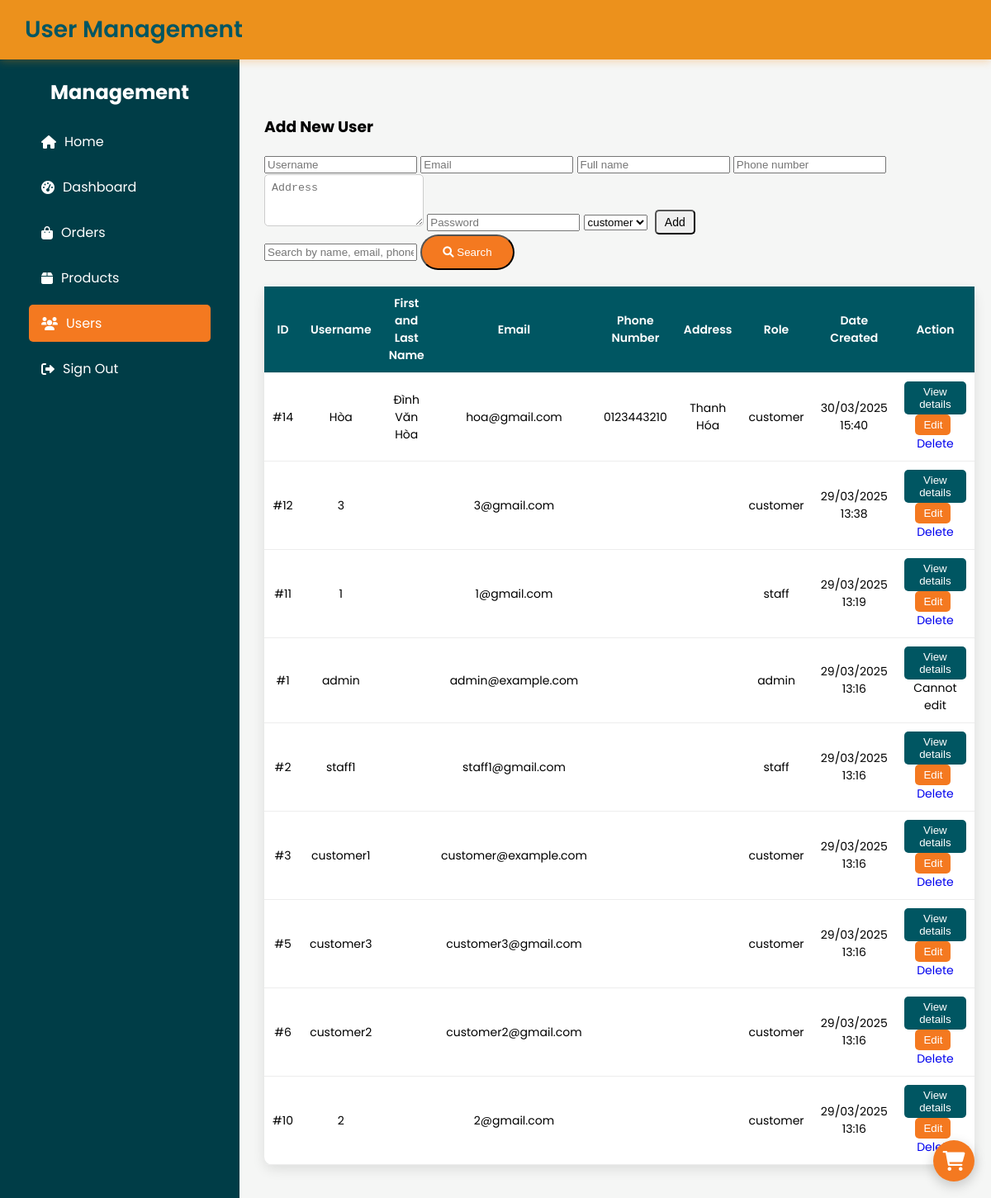
The page /admin/users.php (signed in) on the database its author committed.
### tables this page shows
CREATE TABLE `users` (
  `user_id` int(11) NOT NULL,
  `username` varchar(50) NOT NULL,
  `password` varchar(255) NOT NULL,
  `email` varchar(100) DEFAULT NULL,
  `full_name` varchar(100) DEFAULT NULL,
  `phone` varchar(20) DEFAULT NULL,
  `address` text DEFAULT NULL,
  `role_id` int(11) DEFAULT NULL,
  `created_at` timestamp NOT NULL DEFAULT current_timestamp()
);

CREATE TABLE `roles` (
  `role_id` int(11) NOT NULL,
  `role_name` varchar(50) NOT NULL
);

### admin/users.php (the view, shortened to what this page needs)
<?php
include '../includes/db_connect.php';
$search = $_GET['search'] ?? '';
$page = $_GET['page'] ?? 1;
$limit = 10;
$offset = ($page - 1) * $limit;
$where = '';
$query = "SELECT u.user_id, u.username, u.email, u.full_name, u.phone, u.address, u.role_id, r.role_name, u.created_at
          FROM users u
          LEFT JOIN roles r ON u.role_id = r.role_id
          $where
          ORDER BY u.created_at DESC
          LIMIT :limit OFFSET :offset";
$stmt = $conn->prepare($query);
$stmt->bindValue(':limit', $limit, PDO::PARAM_INT);
$stmt->bindValue(':offset', $offset, PDO::PARAM_INT);
$stmt->execute();
$users = $stmt->fetchAll(PDO::FETCH_ASSOC);
$stmt = $conn->prepare("SELECT role_id, role_name FROM roles WHERE role_id != 1");
$stmt->execute();
$roles = $stmt->fetchAll(PDO::FETCH_ASSOC);
?>
<!DOCTYPE html>
<html lang="vi">
<head>
    <link rel="stylesheet" href="../assets/css/all.css">
    <link rel="stylesheet" href="https://cdnjs.cloudflare.com/ajax/libs/font-awesome/6.0.0-beta3/css/all.min.css">
</head>
<body>
    <div class="admin-container">
        <aside class="sidebar">
        <h3>Management</h3>
            <nav>
            <a href="../index.php"><i class="fas fa-home"></i> Home</a>
            <a href="dashboard.php"><i class="fas fa-tachometer-alt"></i> Dashboard</a>
            <a href="orders.php"><i class="fas fa-shopping-bag"></i> Orders</a>
            <a href="products.php"><i class="fas fa-box"></i> Products</a>
            <a href="users.php" class="active"><i class="fas fa-users"></i> Users</a>
            <a href="../login.php?logout=1"><i class="fas fa-sign-out-alt"></i> Sign Out</a>
            </nav>
        </aside>
        <main class="admin-content">
            <header>
            <h1>User Management</h1>
            </header>
            <div class="add-user">
                    <h3>Add New User</h3>
                        <form method="POST" action="" class="user-form">
                        <input type="text" name="username" placeholder="Username" required>
                        <input type="email" name="email" placeholder="Email" required>
                        <input type="text" name="full_name" placeholder="Full name" required>
                        <input type="text" name="phone" placeholder="Phone number" required>
                        <textarea name="address" placeholder="Address" rows="3" required></textarea>
                        <input type="password" name="password" placeholder="Password" required>
                                            <select name="role_id">
                        <?php foreach ($roles as $role): ?>
                            <option value="<?php echo $role['role_id']; ?>" <?php echo $role['role_id'] == 2 ? 'selected' : ''; ?>>
                                <?php echo htmlspecialchars($role['role_name']); ?>
                            </option>
                        <?php endforeach; ?>
                    </select>
                    <button type="submit" name="add_user" class="btn-action">Add</button>
                </form>
            </div>
            <div class="search-bar">
                <form method="GET" action="">
                <input type="text" name="search" value="<?php echo htmlspecialchars($search); ?>" placeholder="Search by name, email, phone number...">
                <button type="submit" class="btn-primary"><i class="fas fa-search"></i> Search</button>
                </form>
            </div>
            <table class="admin-table">
                <thead>
                    <tr>
                    <th>ID</th>
                    <th>Username</th>
                    <th>First and Last Name</th>
                    <th>Email</th>
                    <th>Phone Number</th>
                    <th>Address</th>
                    <th>Role</th>
                    <th>Date Created</th>
                    <th>Action</th>
                    </tr>
                </thead>
                <tbody>
                    <?php if (empty($users)): ?>
                        <tr><td colspan="9">No users found!</td></tr>
                    <?php else: ?>
                        <?php foreach ($users as $user): ?>
                            <tr>
                                <td>#<?php echo $user['user_id']; ?></td>
                                <td><?php echo htmlspecialchars($user['username']); ?></td>
                                <td><?php echo htmlspecialchars($user['full_name']); ?></td>
                                <td><?php echo htmlspecialchars($user['email']); ?></td>
                                <td><?php echo htmlspecialchars($user['phone']); ?></td>
                                <td><?php echo htmlspecialchars($user['address']); ?></td>
                                <td class="role-<?php echo strtolower($user['role_name']); ?>">
                                    <?php echo htmlspecialchars($user['role_name']); ?>
                                </td>
                                <td><?php echo date('d/m/Y H:i', strtotime($user['created_at'])); ?></td>
                                <td>
                                <button class="view-details" data-user-id="<?php echo $user['user_id']; ?>">View details</button>
                                <?php if ($user['role_id'] != 1):  ?>
                                <button class="edit-user" data-user-id="<?php echo $user['user_id']; ?>">Edit</button>
                                <a href="?delete_user=<?php echo $user['user_id']; ?>" class="btn-action delete-user" onclick="return confirm('Delete this user?');">Delete</a>
                                <?php else: ?>
                                <span>Cannot edit</span>
                                    <?php endif; ?>
                                </td>
                            </tr>
                        <?php endforeach; ?>
                    <?php endif; ?>
                </tbody>
            </table>
        </main>
    </div>
    <a href="../cart.php" class="cart-icon">
        <i class="fas fa-shopping-cart"></i>
    </a>
</body>
</html>

### assets/css/all.css (style rules this page uses)
.admin-container { display: flex; min-height: 100vh; }
.sidebar { margin-top: 50px; width: 250px; background-color: #003D47; color: #FFFFFF; padding: 20px; position: fixed; height: 100%; transition: transform 0.3s ease; }
.sidebar h3 { font-size: 24px; margin-bottom: 20px; text-align: center; }
.sidebar nav a { display: flex; align-items: center; padding: 10px 15px; color: #FFFFFF; text-decoration: none; font-size: 16px; margin-bottom: 10px; border-radius: 5px; transition: background-color 0.3s ease; }
.sidebar nav a i { margin-right: 10px; }
.sidebar nav a:hover, .sidebar nav a.active { background-color: #F47920; }
.admin-content { flex: 1; padding: 20px; margin-left: 300px; background-color: #F5F6F5; }
.admin-content header { display: flex; justify-content: space-between; align-items: center; margin-bottom: 20px; }
.admin-content h1 { text-align: left; padding-left: 30px; }
.admin-content h1 { font-size: 28px; color: #005662; }
.admin-table { width: 100%; border-collapse: collapse; background-color: #FFFFFF; border-radius: 10px; box-shadow: 0 5px 15px rgba(0, 0, 0, 0.1); margin: 20px 0; }
.admin-table th, .admin-table td { padding: 15px; border-bottom: 1px solid #EDEDED; text-align: center; }
.admin-table th { background-color: #005662; color: #FFFFFF; font-weight: 600; }
.admin-table .view-details { background-color: #005662; color: #FFFFFF; padding: 5px 10px; border: none; border-radius: 5px; cursor: pointer; transition: background-color 0.3s ease; }
.btn-action { padding: 5px 10px; border-radius: 5px; text-decoration: none; margin: 0 5px; font-size: 14px; transition: background-color 0.3s ease; }
.admin-table th, .admin-table td { padding: 10px; font-size: 14px; }
.user-form textarea { padding: 8px; border: 1px solid #ccc; border-radius: 5px; flex: 1; min-width: 150px; resize: vertical; }
.edit-user { background-color: #F47920 !important; color: #FFFFFF !important; padding: 5px 10px; border: none; border-radius: 5px; cursor: pointer; margin-right: 5px; transition: background-color 0.3s ease; }
body { font-family: 'Poppins', Arial, sans-serif; margin: 0; padding: 0; background-color: #F5F6F5; min-height: 100vh; display: flex; flex-direction: column; }
header { background-color: #ec911c; color: #FFFFFF; padding: 15px 0; text-align: center; position: fixed; top: 0; left: 0; width: 100%; z-index: 1000; box-shadow: 0 2px 10px rgba(244, 131, 3, 0.3); }
header h1 { margin: 0; font-size: 32px; font-weight: 600; }
nav { margin-top: 10px; }
nav a { color: #FFFFFF; text-decoration: none; margin: 0 15px; font-size: 16px; transition: color 0.3s ease; }
main { padding: 20px; margin-top: 100px; flex: 1; background-color: #FFFFFF; }
.cart-icon { position: fixed; bottom: 20px; right: 20px; background-color: #F47920; color: #FFFFFF; width: 50px; height: 50px; border-radius: 50%; display: flex; align-items: center; justify-content: center; box-shadow: 0 5px 15px rgba(0, 0, 0, 0.2); text-decoration: none; font-size: 24px; transition: transform 0.3s ease; z-index: 1000; }
.btn-primary, .btn-secondary { display: inline-block; padding: 12px 25px; border-radius: 25px; text-decoration: none; font-weight: 500; transition: background-color 0.3s ease, transform 0.2s ease; }
.btn-primary { background-color: #F47920; color: #FFFFFF; }

### rows shown on the page
users: user_id "14", username "Hòa", full_name "Đình Văn Hòa", email "hoa@gmail.com", phone "0123443210", address "Thanh Hóa", role.role_name "customer", created_at "30/03/2025 15:40"
users: user_id "12", username "3", email "3@gmail.com", role.role_name "customer", created_at "29/03/2025 13:38"
users: user_id "11", username "1", email "1@gmail.com", role.role_name "staff", created_at "29/03/2025 13:19"
users: user_id "1", username "admin", email "admin@example.com", role.role_name "admin", created_at "29/03/2025 13:16", shows "Cannot edit"
users: user_id "2", username "staff1", email "staff1@gmail.com", role.role_name "staff", created_at "29/03/2025 13:16"
users: user_id "3", username "customer1", email "customer@example.com", role.role_name "customer", created_at "29/03/2025 13:16"
users: user_id "5", username "customer3", email "customer3@gmail.com", role.role_name "customer", created_at "29/03/2025 13:16"
users: user_id "6", username "customer2", email "customer2@gmail.com", role.role_name "customer", created_at "29/03/2025 13:16"
users: user_id "10", username "2", email "2@gmail.com", role.role_name "customer", created_at "29/03/2025 13:16"

### other values the page prints
form field role_id "customer"
